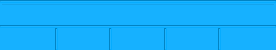
<?xml version="1.0" encoding="UTF-8"?>
<ui version="4.0">
 <class>PinyinDialog</class>
 <widget class="QDialog" name="PinyinDialog">
  <property name="windowModality">
   <enum>Qt::WindowModal</enum>
  </property>
  <property name="geometry">
   <rect>
    <x>0</x>
    <y>0</y>
    <width>276</width>
    <height>50</height>
   </rect>
  </property>
  <property name="sizePolicy">
   <sizepolicy hsizetype="Fixed" vsizetype="Fixed">
    <horstretch>0</horstretch>
    <verstretch>0</verstretch>
   </sizepolicy>
  </property>
  <property name="minimumSize">
   <size>
    <width>240</width>
    <height>50</height>
   </size>
  </property>
  <property name="windowTitle">
   <string>Dialog</string>
  </property>
  <property name="styleSheet">
   <string notr="true">background-color: rgba(0, 170, 255, 180);</string>
  </property>
  <layout class="QVBoxLayout" name="verticalLayout">
   <property name="spacing">
    <number>0</number>
   </property>
   <property name="margin">
    <number>0</number>
   </property>
   <item>
    <widget class="Line" name="line_2">
     <property name="orientation">
      <enum>Qt::Horizontal</enum>
     </property>
    </widget>
   </item>
   <item>
    <widget class="QLineEdit" name="lineEdit">
     <property name="styleSheet">
      <string notr="true">background-color: rgba(255, 255, 255, 0);</string>
     </property>
    </widget>
   </item>
   <item>
    <widget class="Line" name="line">
     <property name="orientation">
      <enum>Qt::Horizontal</enum>
     </property>
    </widget>
   </item>
   <item>
    <layout class="QHBoxLayout" name="horizontalLayout">
     <property name="leftMargin">
      <number>3</number>
     </property>
     <property name="topMargin">
      <number>0</number>
     </property>
     <property name="rightMargin">
      <number>3</number>
     </property>
     <property name="bottomMargin">
      <number>0</number>
     </property>
     <item>
      <widget class="QClickableLabel" name="label">
       <property name="sizePolicy">
        <sizepolicy hsizetype="Preferred" vsizetype="Preferred">
         <horstretch>0</horstretch>
         <verstretch>0</verstretch>
        </sizepolicy>
       </property>
       <property name="styleSheet">
        <string notr="true">background-color: rgba(255, 255, 255, 0);</string>
       </property>
       <property name="text">
        <string/>
       </property>
      </widget>
     </item>
     <item>
      <widget class="Line" name="line_3">
       <property name="orientation">
        <enum>Qt::Vertical</enum>
       </property>
      </widget>
     </item>
     <item>
      <widget class="QClickableLabel" name="label_2">
       <property name="sizePolicy">
        <sizepolicy hsizetype="Preferred" vsizetype="Preferred">
         <horstretch>0</horstretch>
         <verstretch>0</verstretch>
        </sizepolicy>
       </property>
       <property name="styleSheet">
        <string notr="true">background-color: rgba(255, 255, 255, 0);</string>
       </property>
       <property name="text">
        <string/>
       </property>
      </widget>
     </item>
     <item>
      <widget class="Line" name="line_4">
       <property name="orientation">
        <enum>Qt::Vertical</enum>
       </property>
      </widget>
     </item>
     <item>
      <widget class="QClickableLabel" name="label_3">
       <property name="sizePolicy">
        <sizepolicy hsizetype="Preferred" vsizetype="Preferred">
         <horstretch>0</horstretch>
         <verstretch>0</verstretch>
        </sizepolicy>
       </property>
       <property name="styleSheet">
        <string notr="true">background-color: rgba(255, 255, 255, 0);</string>
       </property>
       <property name="text">
        <string/>
       </property>
      </widget>
     </item>
     <item>
      <widget class="Line" name="line_5">
       <property name="orientation">
        <enum>Qt::Vertical</enum>
       </property>
      </widget>
     </item>
     <item>
      <widget class="QClickableLabel" name="label_4">
       <property name="sizePolicy">
        <sizepolicy hsizetype="Preferred" vsizetype="Preferred">
         <horstretch>0</horstretch>
         <verstretch>0</verstretch>
        </sizepolicy>
       </property>
       <property name="styleSheet">
        <string notr="true">background-color: rgba(255, 255, 255, 0);</string>
       </property>
       <property name="text">
        <string/>
       </property>
      </widget>
     </item>
     <item>
      <widget class="Line" name="line_6">
       <property name="orientation">
        <enum>Qt::Vertical</enum>
       </property>
      </widget>
     </item>
     <item>
      <widget class="QClickableLabel" name="label_5">
       <property name="sizePolicy">
        <sizepolicy hsizetype="Preferred" vsizetype="Preferred">
         <horstretch>0</horstretch>
         <verstretch>0</verstretch>
        </sizepolicy>
       </property>
       <property name="styleSheet">
        <string notr="true">background-color: rgba(255, 255, 255, 0);</string>
       </property>
       <property name="text">
        <string/>
       </property>
      </widget>
     </item>
    </layout>
   </item>
  </layout>
 </widget>
 <customwidgets>
  <customwidget>
   <class>QClickableLabel</class>
   <extends>QLabel</extends>
   <header>qclickablelabel.h</header>
  </customwidget>
 </customwidgets>
 <resources/>
 <connections/>
</ui>
